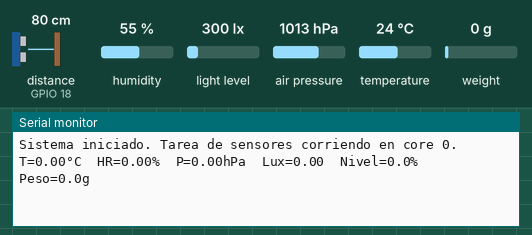
Simulated run of this sketch. Board: ESP32. On the bench: the last lines printed to the serial monitor. Wiring (inferred from the names in the program): ultrasonic range finder: trigger GPIO 5; echo GPIO 18. Inputs (shaded band) come from the test bench; at power-on: distance to the obstacle (sensor on GPIO 18) 80 cm, humidity 55 %, weight on the scale 0 g, light level 300 lx, air pressure 1013 hPa, temperature 24 °C. The echo pulse lasts 58.3 µs per cm.

Above: at 3.2 s.
3.3 s: distance to the obstacle (sensor on GPIO 18) set to 2 cm
At 4.6 s:
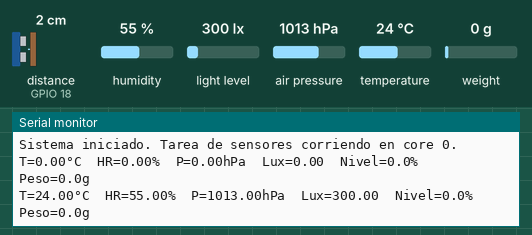
4.8 s: humidity set to 22 %
At 6.2 s:
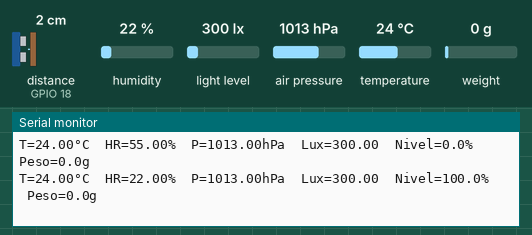
6.3 s: weight on the scale set to 100 g
7.8 s: light level set to 40 lx
At 9.0 s:
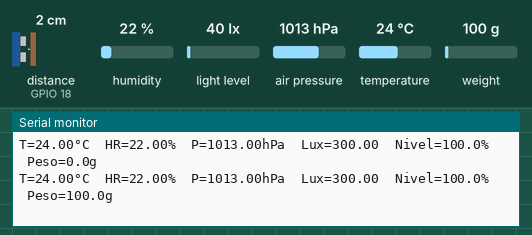
9.3 s: air pressure set to 952 hPa
At 10.6 s:
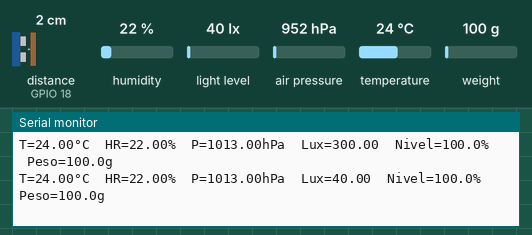
10.8 s: distance to the obstacle (sensor on GPIO 18) set to 4 cm
At 13.0 s:
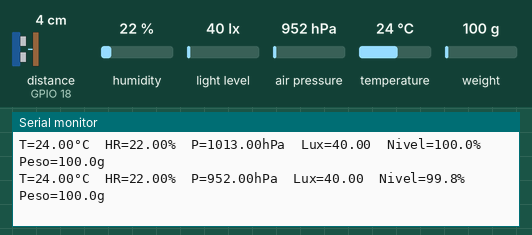
Timing chart, 0 to 13.3 s (numbered marks = the images above; inputs shaded):
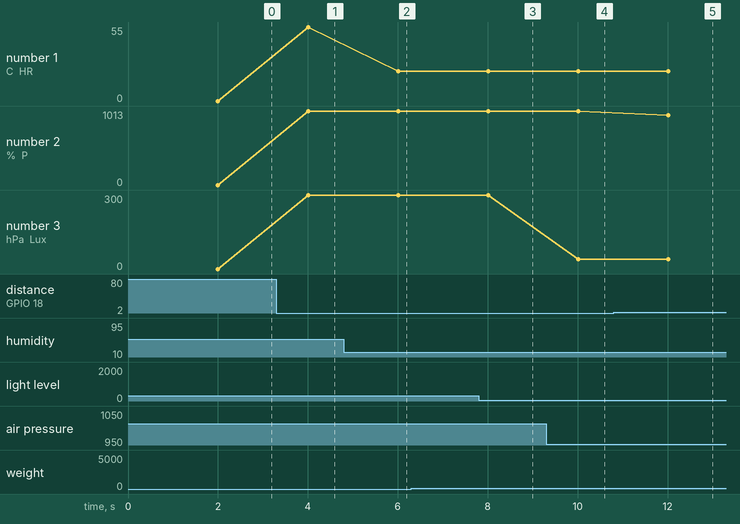

Measured:
- after the input at 4.8 s, the serial monitor: prints a new line after 1.2 s (image 2)
- after the input at 10.8 s, the serial monitor: prints a new line after 1.2 s (image 5)
- plotted number 1: 55 → 22 after the input at 4.8 s

The sketch:

01_sensores_freertos.ino
```cpp
/*
 * HydroSentry - Challenge #2
 * Módulo 1: Lectura de sensores en tarea FreeRTOS (core 0),
 * separada del hilo principal (core 1), cumpliendo el requisito
 * de "medición desde ISR o hilo diferente al hilo principal".
 *
 * Sensores: BME280 (temp/humedad/presión), BH1750 (luz),
 * HC-SR04 (nivel), HX711 + celda de carga (peso).
 *
 * Librerías necesarias (Gestor de Bibliotecas):
 *   - Adafruit BME280 Library (+ Adafruit Unified Sensor, Adafruit BusIO)
 *   - BH1750 (Christopher Laws)
 *   - HX711 (bogde)
 */

#include <Wire.h>
#include <Adafruit_Sensor.h>
#include <Adafruit_BME280.h>
#include <BH1750.h>
#include <HX711.h>

// ---------- Pines ----------
#define I2C_SDA 21
#define I2C_SCL 22

#define HCSR04_TRIG 5
#define HCSR04_ECHO 18

#define HX711_DOUT 4
#define HX711_SCK  2

// ---------- Objetos de sensores ----------
Adafruit_BME280 bme;
BH1750 lightMeter;
HX711 scale;

// ---------- Estructura de datos compartida entre tareas ----------
// Se protege con un mutex porque la tarea de sensores (core 0) escribe
// y el loop principal / servidor web (core 1) lee al mismo tiempo.
struct SensorData {
  float temperatura;
  float humedad;
  float presion;
  float lux;
  float nivel_cm;      // distancia medida por el HC-SR04
  float nivel_pct;     // % de llenado del tanque
  float peso_g;        // peso leído por la celda de carga
  bool  bme_ok;
  bool  bh1750_ok;
  bool  hx711_ok;
  unsigned long timestamp_ms;
};

SensorData datos;
SemaphoreHandle_t mutexDatos;

// ---------- Calibración del tanque (del documento de especificación) ----------
// Tanque pequeño: 14cm diámetro x 8cm alto, sensor montado a 10.5cm de la base.
const float SENSOR_ALTURA_CM   = 10.5;  // altura del HC-SR04 sobre la base del tanque
const float NIVEL_MAX_CM       = 6.5;   // límite operativo (80%) para proteger la celda de carga
const float FACTOR_CALIBRACION_HX711 = 24.57; // CALIBRADO 15/09: con 100mL de agua (tanque vacío -> +100g reales)

// ---------- Prototipos ----------
void tareaSensores(void *parametro);
float leerDistanciaHCSR04();

void setup() {
  Serial.begin(115200);
  delay(1000);

  Wire.begin(I2C_SDA, I2C_SCL);

  // BME280
  datos.bme_ok = bme.begin(0x76);
  if (!datos.bme_ok) Serial.println("ADVERTENCIA: BME280 no responde en 0x76");

  // BH1750
  datos.bh1750_ok = lightMeter.begin(BH1750::CONTINUOUS_HIGH_RES_MODE, 0x23);
  if (!datos.bh1750_ok) Serial.println("ADVERTENCIA: BH1750 no responde en 0x23");

  // HC-SR04
  pinMode(HCSR04_TRIG, OUTPUT);
  pinMode(HCSR04_ECHO, INPUT);

  // HX711
  scale.begin(HX711_DOUT, HX711_SCK);
  datos.hx711_ok = scale.wait_ready_timeout(2000);
  if (datos.hx711_ok) {
    scale.set_scale(FACTOR_CALIBRACION_HX711);
    scale.tare(); // pone en cero con el tanque vacío - IMPORTANTE: taren con el tanque vacío puesto encima
  } else {
    Serial.println("ADVERTENCIA: HX711 no responde");
  }

  // Mutex para proteger la estructura compartida
  mutexDatos = xSemaphoreCreateMutex();

  // Tarea de sensores anclada al core 0 (loop principal queda libre en core 1)
  xTaskCreatePinnedToCore(
    tareaSensores,     // función
    "TareaSensores",   // nombre
    4096,              // tamaño de pila (stack)
    NULL,              // parámetro
    1,                 // prioridad
    NULL,              // handle (no lo necesitamos aquí)
    0                  // core 0
  );

  Serial.println("Sistema iniciado. Tarea de sensores corriendo en core 0.");
}

void loop() {
  // El core 1 queda libre para LCD, servidor web, lógica de fusión, etc.
  // (esos módulos se agregan en los siguientes pasos)

  // Ejemplo de lectura segura de los datos desde el core 1:
  if (xSemaphoreTake(mutexDatos, pdMS_TO_TICKS(100)) == pdTRUE) {
    Serial.printf("T=%.2f°C  HR=%.2f%%  P=%.2fhPa  Lux=%.2f  Nivel=%.1f%%  Peso=%.1fg\n",
                   datos.temperatura, datos.humedad, datos.presion,
                   datos.lux, datos.nivel_pct, datos.peso_g);
    xSemaphoreGive(mutexDatos);
  }

  delay(2000);
}

// =====================================================================
// TAREA DE SENSORES - corre en el core 0, independiente del loop()
// =====================================================================
void tareaSensores(void *parametro) {
  const TickType_t periodo = pdMS_TO_TICKS(1000); // lee cada 1 segundo
  TickType_t ultimoDespertar = xTaskGetTickCount();

  for (;;) {
    float t = bme.readTemperature();
    float h = bme.readHumidity();
    float p = bme.readPressure() / 100.0F;
    float l = lightMeter.readLightLevel();
    float dist = leerDistanciaHCSR04();
    float peso = datos.hx711_ok ? scale.get_units(3) : 0.0; // promedio de 3 lecturas

    // Nivel: distancia sensor->agua. Menor distancia = más lleno.
    // dist_min (tanque lleno al 80%) = SENSOR_ALTURA_CM - NIVEL_MAX_CM
    float dist_lleno = SENSOR_ALTURA_CM - NIVEL_MAX_CM;
    float dist_vacio = SENSOR_ALTURA_CM; // agua a nivel 0
    float nivel_pct = 100.0 * (dist_vacio - dist) / (dist_vacio - dist_lleno);
    nivel_pct = constrain(nivel_pct, 0.0, 100.0);

    // Escribimos en la estructura compartida, protegidos por mutex
    if (xSemaphoreTake(mutexDatos, pdMS_TO_TICKS(200)) == pdTRUE) {
      datos.temperatura = t;
      datos.humedad = h;
      datos.presion = p;
      datos.lux = l;
      datos.nivel_cm = dist;
      datos.nivel_pct = nivel_pct;
      datos.peso_g = peso;
      datos.timestamp_ms = millis();
      xSemaphoreGive(mutexDatos);
    }

    // vTaskDelayUntil mantiene el período exacto de 1s, sin acumular drift
    vTaskDelayUntil(&ultimoDespertar, periodo);
  }
}

// =====================================================================
// Lectura de distancia HC-SR04 (bloqueante corta, ~30ms máx, va en la
// tarea de sensores, nunca en una ISR real)
// =====================================================================
float leerDistanciaHCSR04() {
  digitalWrite(HCSR04_TRIG, LOW);
  delayMicroseconds(2);
  digitalWrite(HCSR04_TRIG, HIGH);
  delayMicroseconds(10);
  digitalWrite(HCSR04_TRIG, LOW);

  long duracion = pulseIn(HCSR04_ECHO, HIGH, 30000); // timeout 30ms (~5m máx)
  if (duracion == 0) return -1; // sin eco, sensor desconectado o fuera de rango

  float distancia_cm = duracion * 0.0343 / 2.0;
  return distancia_cm;
}
```
